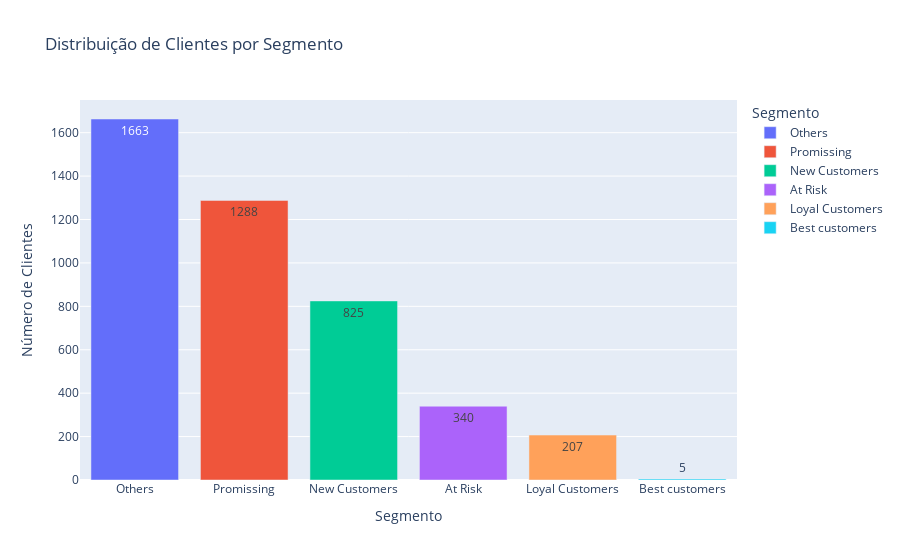

Notebook cell for this chart:
### Code cell
# Calculating the counts
counts = rfm['segment'].value_counts().reset_index()
counts.columns = ['Segmento', 'Número de Clientes']  # Renaming for clarity

# Creating the bar chart
fig = px.bar(
    counts,
    x='Segmento',
    y='Número de Clientes',
    color='Segmento',
    labels={'Segmento': 'Segmento', 'Número de Clientes': 'Número de Clientes'},
    title='Distribuição de Clientes por Segmento',
    text='Número de Clientes'
)

# Displaying the chart
fig.show()

### Figure 1 — Plotly figure (JSON) as saved in the notebook; plotly's stock layout.template omitted (floating-point values rounded to 4 significant figures)
{"data": [{"alignmentgroup": "True", "hovertemplate": "Segmento=%{x}<br>Número de Clientes=%{text}<extra></extra>", "legendgroup": "Others", "marker": {"color": "#636efa", "pattern": {"shape": ""}}, "name": "Others", "offsetgroup": "Others", "orientation": "v", "showlegend": true, "text": [1663], "textposition": "auto", "type": "bar", "x": ["Others"], "xaxis": "x", "y": [1663], "yaxis": "y"}, {"alignmentgroup": "True", "hovertemplate": "Segmento=%{x}<br>Número de Clientes=%{text}<extra></extra>", "legendgroup": "Promissing", "marker": {"color": "#EF553B", "pattern": {"shape": ""}}, "name": "Promissing", "offsetgroup": "Promissing", "orientation": "v", "showlegend": true, "text": [1288], "textposition": "auto", "type": "bar", "x": ["Promissing"], "xaxis": "x", "y": [1288], "yaxis": "y"}, {"alignmentgroup": "True", "hovertemplate": "Segmento=%{x}<br>Número de Clientes=%{text}<extra></extra>", "legendgroup": "New Customers", "marker": {"color": "#00cc96", "pattern": {"shape": ""}}, "name": "New Customers", "offsetgroup": "New Customers", "orientation": "v", "showlegend": true, "text": [825], "textposition": "auto", "type": "bar", "x": ["New Customers"], "xaxis": "x", "y": [825], "yaxis": "y"}, {"alignmentgroup": "True", "hovertemplate": "Segmento=%{x}<br>Número de Clientes=%{text}<extra></extra>", "legendgroup": "At Risk", "marker": {"color": "#ab63fa", "pattern": {"shape": ""}}, "name": "At Risk", "offsetgroup": "At Risk", "orientation": "v", "showlegend": true, "text": [340], "textposition": "auto", "type": "bar", "x": ["At Risk"], "xaxis": "x", "y": [340], "yaxis": "y"}, {"alignmentgroup": "True", "hovertemplate": "Segmento=%{x}<br>Número de Clientes=%{text}<extra></extra>", "legendgroup": "Loyal Customers", "marker": {"color": "#FFA15A", "pattern": {"shape": ""}}, "name": "Loyal Customers", "offsetgroup": "Loyal Customers", "orientation": "v", "showlegend": true, "text": [207], "textposition": "auto", "type": "bar", "x": ["Loyal Customers"], "xaxis": "x", "y": [207], "yaxis": "y"}, {"alignmentgroup": "True", "hovertemplate": "Segmento=%{x}<br>Número de Clientes=%{text}<extra></extra>", "legendgroup": "Best customers", "marker": {"color": "#19d3f3", "pattern": {"shape": ""}}, "name": "Best customers", "offsetgroup": "Best customers", "orientation": "v", "showlegend": true, "text": [5], "textposition": "auto", "type": "bar", "x": ["Best customers"], "xaxis": "x", "y": [5], "yaxis": "y"}], "layout": {"barmode": "relative", "legend": {"title": {"text": "Segmento"}, "tracegroupgap": 0}, "title": {"text": "Distribuição de Clientes por Segmento"}, "xaxis": {"anchor": "y", "categoryarray": ["Others", "Promissing", "New Customers", "At Risk", "Loyal Customers", "Best customers"], "categoryorder": "array", "domain": [0, 1], "title": {"text": "Segmento"}}, "yaxis": {"anchor": "x", "domain": [0, 1], "title": {"text": "Número de Clientes"}}}}
